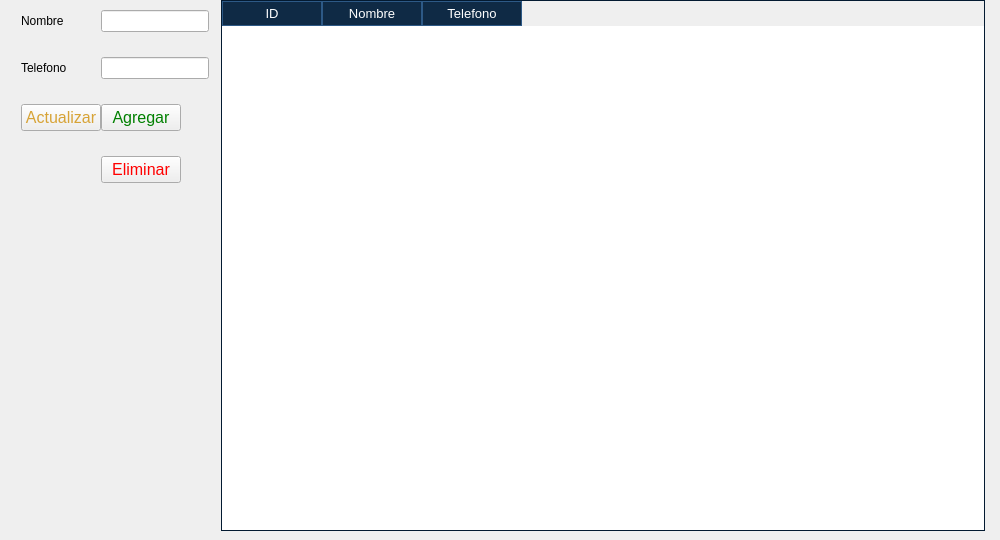
      <widget class="QWidget" name="page_Suplier">
       <widget class="QWidget" name="layoutWidget_2">
        <property name="geometry">
         <rect>
          <x>0</x>
          <y>0</y>
          <width>991</width>
          <height>531</height>
         </rect>
        </property>
        <layout class="QHBoxLayout" name="horizontalLayout_4" stretch="0,2">
         <property name="spacing">
          <number>12</number>
         </property>
         <property name="sizeConstraint">
          <enum>QLayout::SetMaximumSize</enum>
         </property>
         <property name="leftMargin">
          <number>6</number>
         </property>
         <property name="rightMargin">
          <number>6</number>
         </property>
         <item>
          <layout class="QFormLayout" name="formLayout_4">
           <property name="sizeConstraint">
            <enum>QLayout::SetFixedSize</enum>
           </property>
           <property name="labelAlignment">
            <set>Qt::AlignJustify|Qt::AlignVCenter</set>
           </property>
           <property name="formAlignment">
            <set>Qt::AlignJustify|Qt::AlignVCenter</set>
           </property>
           <property name="horizontalSpacing">
            <number>0</number>
           </property>
           <property name="verticalSpacing">
            <number>25</number>
           </property>
           <property name="leftMargin">
            <number>15</number>
           </property>
           <property name="topMargin">
            <number>10</number>
           </property>
           <item row="0" column="0">
            <widget class="QLabel" name="label_17">
             <property name="text">
              <string>Nombre</string>
             </property>
            </widget>
           </item>
           <item row="0" column="1">
            <widget class="QLineEdit" name="suplierName">
             <property name="sizePolicy">
              <sizepolicy hsizetype="Fixed" vsizetype="Fixed">
               <horstretch>150</horstretch>
               <verstretch>0</verstretch>
              </sizepolicy>
             </property>
            </widget>
           </item>
           <item row="1" column="0">
            <widget class="QLabel" name="label_19">
             <property name="text">
              <string>Telefono</string>
             </property>
            </widget>
           </item>
           <item row="1" column="1">
            <widget class="QLineEdit" name="suplierNumber">
             <property name="sizePolicy">
              <sizepolicy hsizetype="Fixed" vsizetype="Fixed">
               <horstretch>0</horstretch>
               <verstretch>0</verstretch>
              </sizepolicy>
             </property>
            </widget>
           </item>
           <item row="2" column="0">
            <widget class="QPushButton" name="updateSuplier">
             <property name="font">
              <font>
               <pointsize>12</pointsize>
              </font>
             </property>
             <property name="cursor">
              <cursorShape>PointingHandCursor</cursorShape>
             </property>
             <property name="styleSheet">
              <string notr="true">QPushButton {
	color: #d7a336;
}</string>
             </property>
             <property name="text">
              <string>Actualizar</string>
             </property>
            </widget>
           </item>
           <item row="2" column="1">
            <widget class="QPushButton" name="addSuplier">
             <property name="sizePolicy">
              <sizepolicy hsizetype="Fixed" vsizetype="Fixed">
               <horstretch>0</horstretch>
               <verstretch>0</verstretch>
              </sizepolicy>
             </property>
             <property name="font">
              <font>
               <pointsize>12</pointsize>
              </font>
             </property>
             <property name="cursor">
              <cursorShape>PointingHandCursor</cursorShape>
             </property>
             <property name="styleSheet">
              <string notr="true">QPushButton {
	color: green;
}</string>
             </property>
             <property name="text">
              <string>Agregar</string>
             </property>
            </widget>
           </item>
           <item row="3" column="1">
            <widget class="QPushButton" name="deleteSuplier">
             <property name="sizePolicy">
              <sizepolicy hsizetype="Fixed" vsizetype="Fixed">
               <horstretch>0</horstretch>
               <verstretch>0</verstretch>
              </sizepolicy>
             </property>
             <property name="font">
              <font>
               <pointsize>12</pointsize>
              </font>
             </property>
             <property name="cursor">
              <cursorShape>PointingHandCursor</cursorShape>
             </property>
             <property name="styleSheet">
              <string notr="true">QPushButton {
	color: red;
}</string>
             </property>
             <property name="text">
              <string>Eliminar</string>
             </property>
            </widget>
           </item>
           <item row="4" column="1">
            <spacer name="verticalSpacer_5">
             <property name="orientation">
              <enum>Qt::Vertical</enum>
             </property>
             <property name="sizeHint" stdset="0">
              <size>
               <width>20</width>
               <height>40</height>
              </size>
             </property>
            </spacer>
           </item>
          </layout>
         </item>
         <item>
          <widget class="QTableWidget" name="suplierTable">
           <property name="font">
            <font>
             <pointsize>10</pointsize>
            </font>
           </property>
           <property name="styleSheet">
            <string notr="true">    QHeaderView::section {
        background-color: #0F2A45;   /* Fondo del encabezado */
        color: white;                /* Color del texto */
        border: 1px solid #2D5986;   /* Bordes del encabezado */
		padding: 2px;
    }

    QTableWidget::item {
        border: 1px solid #2D5986;   /* Bordes de las celdas */
        padding: 2px;                /* Espaciado dentro de las celdas */
    }

	QTableWidget::item:alternate{
	    background-color: #0B4B6C;
	}

    QTableWidget::item:selected {
		color: black; /*Color del texto*/
        background-color: #82ABD5;   /* Fondo cuando se selecciona */
    }

    QTableWidget {
        border: 1px solid #031A31;   /* Bordes de la tabla */
    }

    QScrollBar:vertical {
        background: #000000;
        width: 16px;
    }
    
    QScrollBar::handle:vertical {
        background: #00796b;
        min-height: 20px;
	}</string>
           </property>
           <property name="editTriggers">
            <set>QAbstractItemView::NoEditTriggers</set>
           </property>
           <property name="alternatingRowColors">
            <bool>true</bool>
           </property>
           <property name="selectionMode">
            <enum>QAbstractItemView::SingleSelection</enum>
           </property>
           <property name="selectionBehavior">
            <enum>QAbstractItemView::SelectRows</enum>
           </property>
           <property name="textElideMode">
            <enum>Qt::ElideRight</enum>
           </property>
           <property name="showGrid">
            <bool>true</bool>
           </property>
           <property name="sortingEnabled">
            <bool>true</bool>
           </property>
           <attribute name="verticalHeaderVisible">
            <bool>false</bool>
           </attribute>
           <column>
            <property name="text">
             <string>ID</string>
            </property>
           </column>
           <column>
            <property name="text">
             <string>Nombre</string>
            </property>
           </column>
           <column>
            <property name="text">
             <string>Telefono</string>
            </property>
           </column>
          </widget>
         </item>
        </layout>
       </widget>
      </widget>
